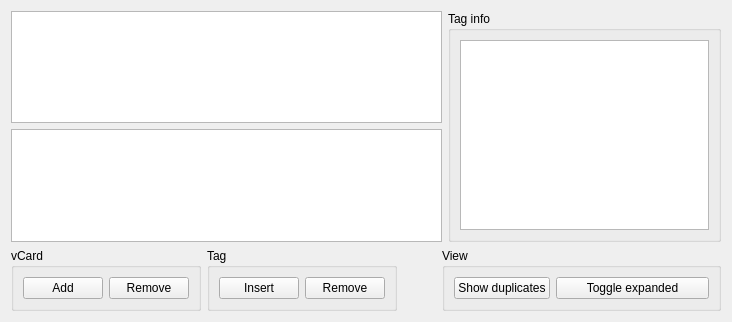
<?xml version="1.0" encoding="UTF-8"?>
<ui version="4.0">
 <class>ProjectWidget</class>
 <widget class="QWidget" name="ProjectWidget">
  <property name="geometry">
   <rect>
    <x>0</x>
    <y>0</y>
    <width>732</width>
    <height>322</height>
   </rect>
  </property>
  <property name="windowTitle">
   <string>Form</string>
  </property>
  <layout class="QGridLayout" name="gridLayout">
   <item row="0" column="0" colspan="4">
    <widget class="QTreeView" name="treeView"/>
   </item>
   <item row="0" column="4" rowspan="2">
    <widget class="QGroupBox" name="groupBox_4">
     <property name="title">
      <string>Tag info</string>
     </property>
     <layout class="QGridLayout" name="gridLayout_2">
      <item row="0" column="0">
       <widget class="QTextEdit" name="infoTextEdit">
        <property name="readOnly">
         <bool>true</bool>
        </property>
       </widget>
      </item>
     </layout>
    </widget>
   </item>
   <item row="1" column="0" colspan="4">
    <widget class="QTreeView" name="duplicatesTreeView">
     <property name="rootIsDecorated">
      <bool>false</bool>
     </property>
    </widget>
   </item>
   <item row="2" column="0">
    <widget class="QGroupBox" name="groupBox">
     <property name="title">
      <string>vCard</string>
     </property>
     <layout class="QHBoxLayout" name="horizontalLayout">
      <item>
       <widget class="QPushButton" name="addVCardButton">
        <property name="text">
         <string>Add</string>
        </property>
       </widget>
      </item>
      <item>
       <widget class="QPushButton" name="removeVCardButton">
        <property name="text">
         <string>Remove</string>
        </property>
       </widget>
      </item>
     </layout>
    </widget>
   </item>
   <item row="2" column="1">
    <widget class="QGroupBox" name="groupBox_2">
     <property name="title">
      <string>Tag</string>
     </property>
     <layout class="QHBoxLayout" name="horizontalLayout_2">
      <item>
       <widget class="QPushButton" name="insertTagButton">
        <property name="text">
         <string>Insert</string>
        </property>
       </widget>
      </item>
      <item>
       <widget class="QPushButton" name="removeTagButton">
        <property name="text">
         <string>Remove</string>
        </property>
       </widget>
      </item>
     </layout>
    </widget>
   </item>
   <item row="2" column="2">
    <spacer name="horizontalSpacer_2">
     <property name="orientation">
      <enum>Qt::Horizontal</enum>
     </property>
     <property name="sizeHint" stdset="0">
      <size>
       <width>40</width>
       <height>20</height>
      </size>
     </property>
    </spacer>
   </item>
   <item row="2" column="3" colspan="2">
    <widget class="QGroupBox" name="groupBox_3">
     <property name="title">
      <string>View</string>
     </property>
     <property name="flat">
      <bool>false</bool>
     </property>
     <layout class="QHBoxLayout" name="horizontalLayout_3">
      <item>
       <widget class="QStackedWidget" name="duplicatesButtonStackedWidget">
        <property name="sizePolicy">
         <sizepolicy hsizetype="Fixed" vsizetype="Fixed">
          <horstretch>0</horstretch>
          <verstretch>0</verstretch>
         </sizepolicy>
        </property>
        <property name="currentIndex">
         <number>0</number>
        </property>
        <widget class="QWidget" name="showDuplicatesPage">
         <layout class="QHBoxLayout" name="horizontalLayout_4">
          <property name="margin">
           <number>0</number>
          </property>
          <item>
           <widget class="QPushButton" name="showDuplicatesButton">
            <property name="text">
             <string>Show duplicates</string>
            </property>
           </widget>
          </item>
         </layout>
        </widget>
        <widget class="QWidget" name="hideDuplicatesPage">
         <layout class="QHBoxLayout" name="horizontalLayout_5">
          <property name="margin">
           <number>0</number>
          </property>
          <item>
           <widget class="QPushButton" name="hideDuplicatesButton">
            <property name="text">
             <string>Hide duplicates</string>
            </property>
           </widget>
          </item>
         </layout>
        </widget>
       </widget>
      </item>
      <item>
       <widget class="QPushButton" name="expandButton">
        <property name="text">
         <string>Toggle expanded</string>
        </property>
       </widget>
      </item>
     </layout>
    </widget>
   </item>
  </layout>
 </widget>
 <resources/>
 <connections/>
</ui>
